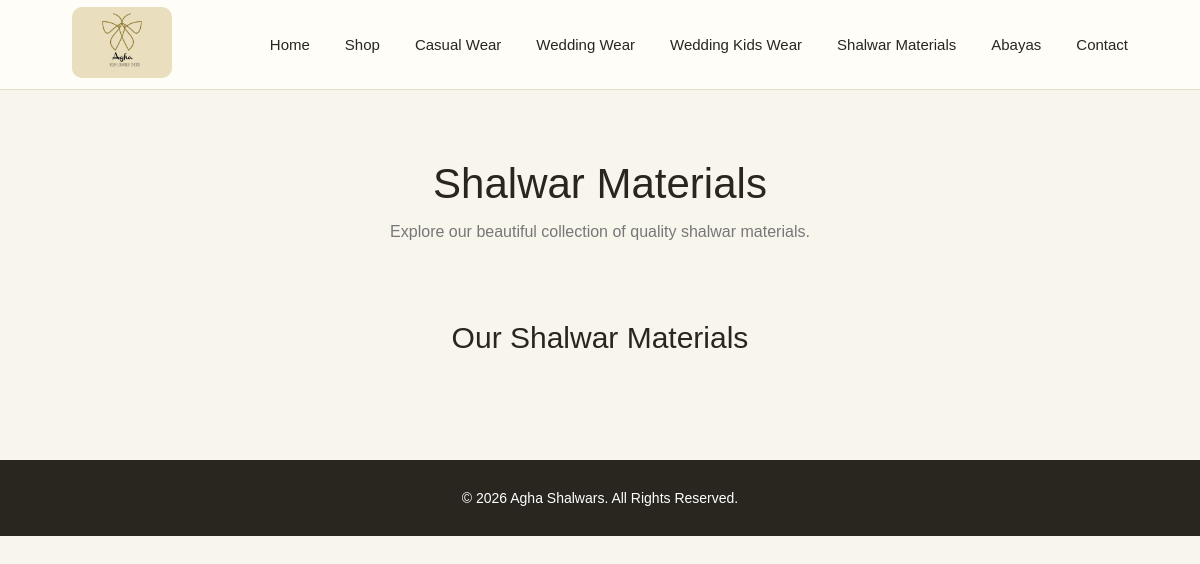
/shalwar-materials, run on an earlier commit of the app's database.
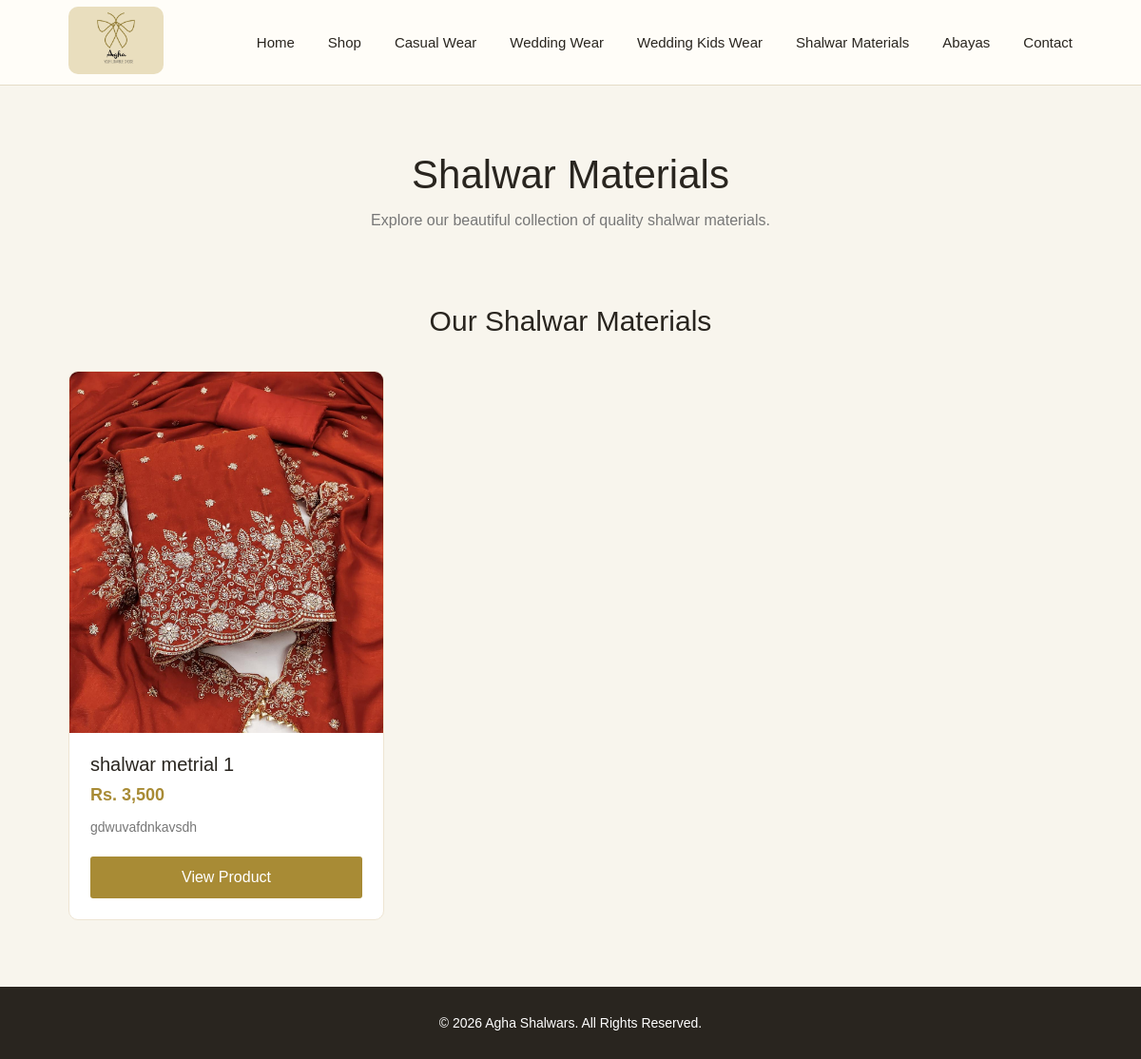
And on a later commit of the database.
### tables this page shows
CREATE TABLE products (
    id INTEGER PRIMARY KEY AUTOINCREMENT,
    name TEXT NOT NULL,
    category TEXT NOT NULL,
    price REAL NOT NULL,
    description TEXT,
    image TEXT NOT NULL,
    sizes TEXT,
    stock INTEGER DEFAULT 1
);

### app.py (the view)
@app.route("/shalwar-materials")
def shalwar_materials():
    connection = get_db_connection()
    products = connection.execute(
        "SELECT * FROM products WHERE category = ?",
        ("Shalwar Materials",)
    ).fetchall()
    connection.close()
    return render_template(
        "shalwar_materials.html",
        products=products
    )

### app.py (called while the page is built)
def get_db_connection():
    connection = sqlite3.connect("shop.db")
    connection.row_factory = sqlite3.Row
    return connection

### templates/shalwar_materials.html (shortened to what this page needs)
<!DOCTYPE html>
<html lang="en">
<head>
    <link rel="stylesheet"
          href="{{ url_for('static', filename='style.css') }}">
</head>
<body>
    <nav class="navbar">
        <a href="/">
            <img src="{{ url_for('static', filename='images/logo.jpeg') }}"
                 alt="Agha Shalwars Logo"
                 class="logo">
        </a>
        <ul class="nav-links" id="navLinks">
            <li>
                <a href="{{ url_for('home') }}">Home</a>
            </li>
            <li>
                <a href="{{ url_for('shop') }}">Shop</a>
            </li>
            <li>
                <a href="{{ url_for('casual_wear') }}">Casual Wear</a>
            </li>
            <li>
                <a href="{{ url_for('wedding_wear') }}">Wedding Wear</a>
            </li>
            <li>
                <a href="{{ url_for('wedding_kids_wear') }}">
                    Wedding Kids Wear
                </a>
            </li>
            <li>
                <a href="{{ url_for('shalwar_materials') }}">
                    Shalwar Materials
                </a>
            </li>
            <li>
                <a href="{{ url_for('abayas') }}">Abayas</a>
            </li>
            <li>
                <a href="{{ url_for('contact') }}">Contact</a>
            </li>
        </ul>
    </nav>
    <section class="shop-header">
        <h1>Shalwar Materials</h1>
        <p>
            Explore our beautiful collection of quality shalwar materials.
        </p>
    </section>
    <section class="products-section">
        <h2>Our Shalwar Materials</h2>
        <div class="products">
            {% for product in products %}
            <div class="product-card">
                <div class="product-image">
                    <img
                        src="{{ url_for('static', filename=product['image']) }}"
                        alt="{{ product['name'] }}"
                    >
                </div>
                <div class="product-info">
                    <h3>
                        {{ product['name'] }}
                    </h3>
                    <p class="price">
                        Rs. {{ "{:,.0f}".format(product['price']) }}
                    </p>
                    <p class="description">
                        {{ product['description'] }}
                    </p>
                    <a
                        href="{{ url_for('product_details', product_id=product['id']) }}"
                        class="btn"
                    >
                        View Product
                    </a>
                </div>
            </div>
            {% endfor %}
        </div>
    </section>
    <footer class="footer">
        <p>
            © 2026 Agha Shalwars. All Rights Reserved.
        </p>
    </footer>
</body>
</html>

### static/style.css (style rules this page uses)
* { margin: 0; padding: 0; box-sizing: border-box; }
body { font-family: Arial, sans-serif; background-color: #f8f5ed; color: #29251f; }
.navbar { width: 100%; height: 90px; display: flex; align-items: center; justify-content: space-between; padding: 0 6%; background-color: #fffdf8; border-bottom: 1px solid #e5dcc7; position: relative; }
.logo { width: 100px; height: auto; z-index: 1001; border-radius: 10px; margin-right: auto; }
.nav-links { display: flex; list-style: none; gap: 35px; }
.nav-links a { text-decoration: none; color: #29251f; font-size: 15px; transition: 0.3s; }
.btn { display: inline-block; padding: 13px 30px; background-color: #a88b35; color: white; text-decoration: none; border-radius: 3px; transition: 0.3s; }
.footer { text-align: center; padding: 30px; background-color: #29251f; color: white; }
.footer p { font-size: 14px; }
.shop-header { text-align: center; padding: 70px 20px 40px; }
.shop-header h1 { font-size: 42px; font-weight: 400; margin-bottom: 15px; }
.shop-header p { color: #777; font-size: 16px; }
.products-section { padding: 40px 6% 70px; }
.products-section h2 { text-align: center; font-size: 30px; font-weight: 400; margin-bottom: 35px; }
.products { display: grid; grid-template-columns: repeat(3, 1fr); gap: 30px; max-width: 1200px; margin: auto; }
.product-card { background-color: #fff; border: 1px solid #eee5d3; overflow: hidden; transition: 0.3s; border-radius: 10px; }
.product-image { width: 100%; height: 380px; overflow: hidden; background-color: #f2eee5; }
.product-image img { width: 100%; height: 100%; object-fit: cover; display: block; }
.product-info { padding: 22px; }
.product-info h3 { font-size: 20px; font-weight: 400; margin-bottom: 10px; }
.price { font-size: 18px; font-weight: bold; margin-bottom: 12px; color: #a88b35; }
.description { color: #777; line-height: 1.6; margin-bottom: 20px; font-size: 14px; }
.product-info .btn { width: 100%; text-align: center; }

What changed in the data, as far as the page shows it:
added products: image (picture), name "shalwar metrial 1", price "3,500", description "gdwuvafdnkavsdh"
